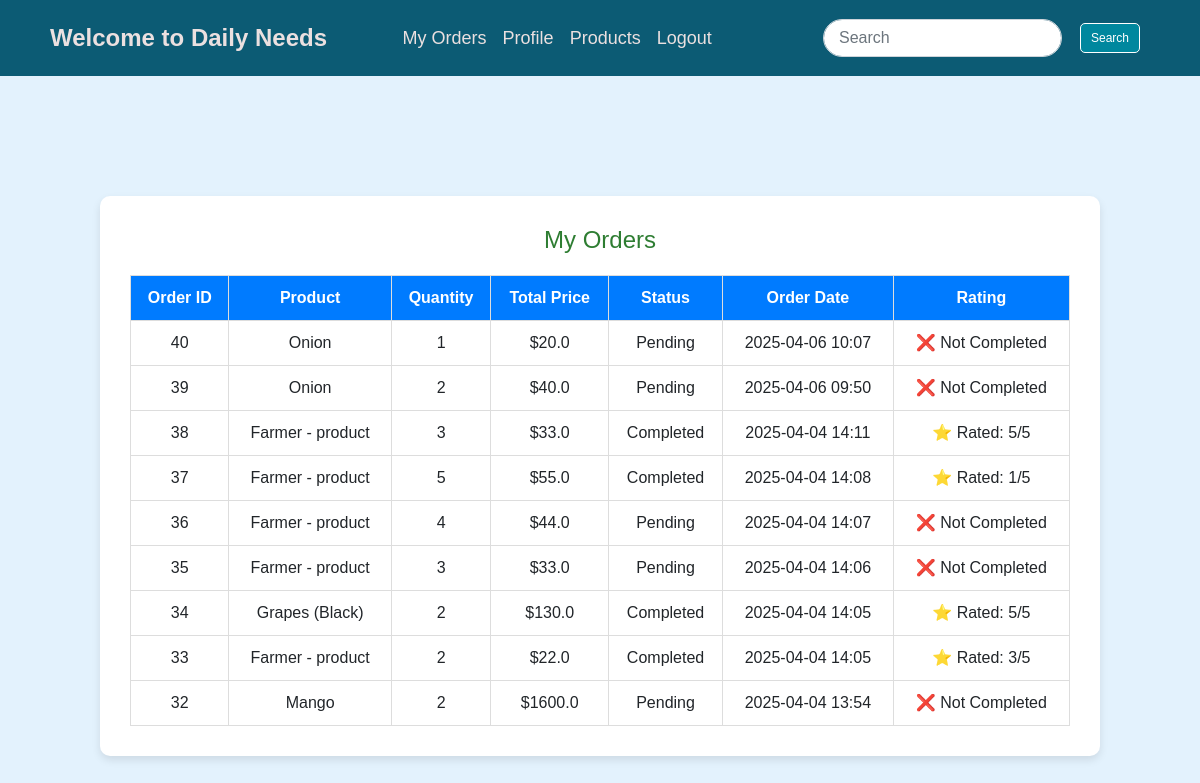
/orders/ (signed in), run on an earlier commit of the app's database.
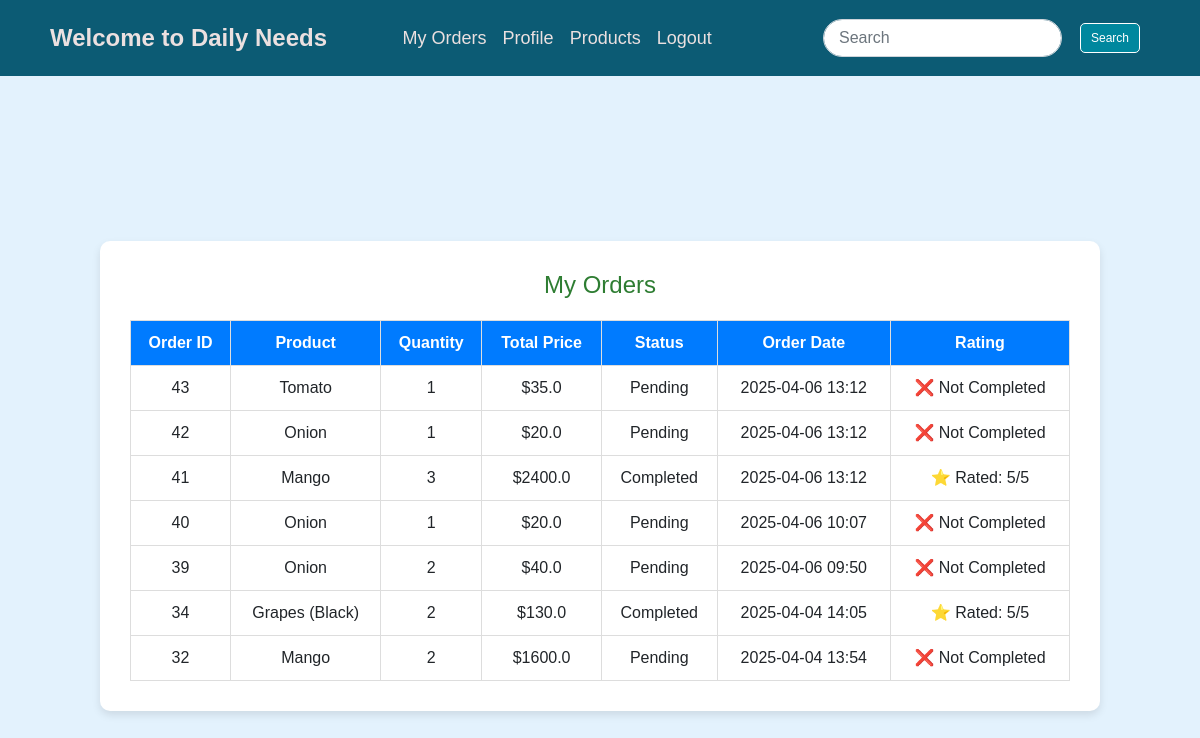
And on a later commit of the database.
### home/models.py (models this page shows, shortened)
class Order(models.Model):
    STATUS_CHOICES = [
        ("Pending", "Pending"),
        ("Completed", "Completed"),
        ("Cancelled", "Cancelled"),
    ]
    user = models.ForeignKey(User, on_delete=models.CASCADE)  # Customer
    product = models.ForeignKey("Products", on_delete=models.CASCADE)  # Ordered product
    quantity = models.PositiveIntegerField(default=1)
    total_price = models.CharField(max_length=20)
    status = models.CharField(max_length=20, choices=STATUS_CHOICES, default="Pending")
    order_date = models.DateTimeField(auto_now_add=True)
    rating = models.IntegerField(null=True, blank=True)  # New rating field (1-5)

class Products(models.Model):
    name = models.CharField(max_length=200)
    price = models.CharField(max_length=20, default="0.00")  # Storing price as a string
    details = models.TextField()
    image = models.ImageField(upload_to="products/")
    ctry = models.ForeignKey(Category, on_delete=models.CASCADE)
    farmer = models.ForeignKey(User, on_delete=models.CASCADE)  # Link to user

### home/views.py (the view)
# urls.py: path("orders/", orders, name="orders"),
@login_required
def orders(request):
    user_orders = Order.objects.filter(user=request.user).order_by("-order_date")  # Show latest orders first
    return render(request, "orders.html", {"orders": user_orders})

### home/templates/orders.html (shortened to what this page needs)
{% extends "base.html" %}
{% block content %}
<div class="orders-container">
    <div class="orders-box">
        <h2 class="orders-title">My Orders</h2>
        <table class="orders-table">
            <tr>
                <th>Order ID</th>
                <th>Product</th>
                <th>Quantity</th>
                <th>Total Price</th>
                <th>Status</th>
                <th>Order Date</th>
                <th>Rating</th>
            </tr>
            {% for order in orders %}
            <tr>
                <td>{{ order.id }}</td>
                <td>{{ order.product.name }}</td>
                <td>{{ order.quantity }}</td>
                <td>${{ order.total_price }}</td>
                <td>{{ order.status }}</td>
                <td>{{ order.order_date|date:"Y-m-d H:i" }}</td>
                <td>
                    {% if order.status == "Completed" %}
                        {% if order.rating %}
                            ⭐ Rated: {{ order.rating }}/5
                        {% endif %}
                    {% else %}
                        ❌ Not Completed
                    {% endif %}
                </td>
            </tr>
            {% empty %}
            <tr>
                <td colspan="7">No orders found.</td>
            </tr>
            {% endfor %}
        </table>
    </div>
</div>
{% endblock %}

What changed in the data, as far as the page shows it:
removed Order: id "38", product.name "Farmer - product", quantity "3", total_price "33.0", status "Completed", order_date "2025-04-04 14:11", rating "5"
removed Order: id "37", product.name "Farmer - product", quantity "5", total_price "55.0", status "Completed", order_date "2025-04-04 14:08", rating "1"
removed Order: id "36", product.name "Farmer - product", quantity "4", total_price "44.0", status "Pending", order_date "2025-04-04 14:07", shows "❌ Not Completed"
removed Order: id "35", product.name "Farmer - product", quantity "3", total_price "33.0", status "Pending", order_date "2025-04-04 14:06", shows "❌ Not Completed"
removed Order: id "33", product.name "Farmer - product", quantity "2", total_price "22.0", status "Completed", order_date "2025-04-04 14:05", rating "3"
added Order: id "43", product.name "Tomato", quantity "1", total_price "35.0", status "Pending", order_date "2025-04-06 13:12", shows "❌ Not Completed"
added Order: id "42", product.name "Onion", quantity "1", total_price "20.0", status "Pending", order_date "2025-04-06 13:12", shows "❌ Not Completed"
added Order: id "41", product.name "Mango", quantity "3", total_price "2400.0", status "Completed", order_date "2025-04-06 13:12", rating "5"
